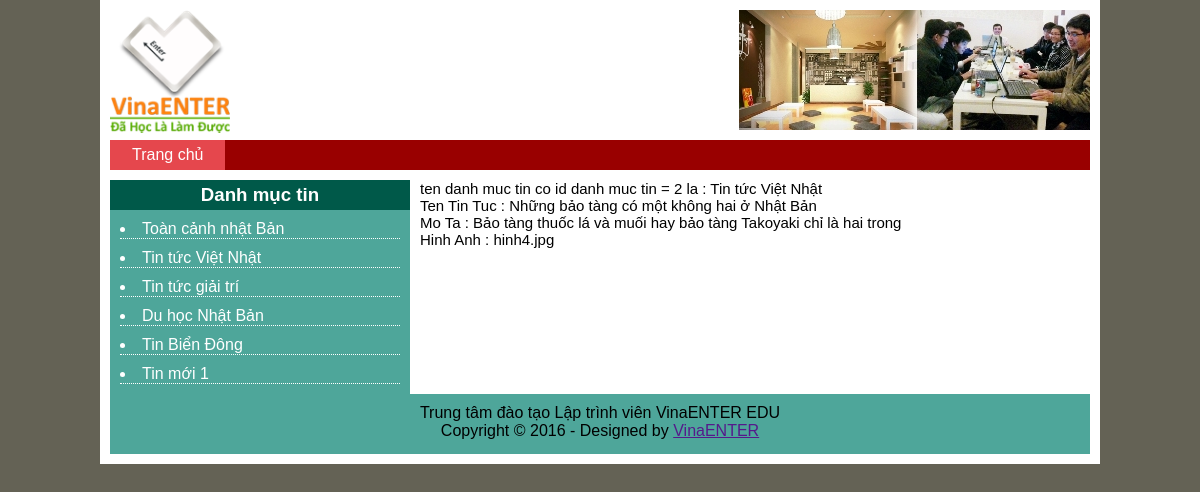
Page /test.php on the committed database.
### tables this page shows
CREATE TABLE `danhmuctin` (
  `ID_DanhMucTin` int(255) NOT NULL,
  `TenDanhMucTin` varchar(120) NOT NULL
);

CREATE TABLE `tintuc` (
  `ID_TinTuc` int(255) NOT NULL,
  `TenTinTuc` varchar(120) NOT NULL,
  `MoTa` text NOT NULL,
  `HinhAnh` varchar(120) NOT NULL,
  `ChiTiet` text,
  `NgayDang` timestamp NULL DEFAULT NULL,
  `ID_DanhMucTin` int(255) NOT NULL
);

### test.php (the view, shortened to what this page needs)
<?php include 'inc/header.php';?>
			<div class="content-left fl">
				<?php include 'inc/left_bar.php';?>
			</div>
			<div class="content-right fr">
				<?php
					$mysqli = new mysqli("127.0.0.1","root","","tintuc");
					$mysqli -> set_charset("utf8");
					$query = "SELECT * FROM danhmuctin WHERE ID_DanhMucTin = 2";
					$result = $mysqli->query($query);
					$arDanhMucTin = mysqli_fetch_assoc($result);
					$tenDanhMucTin2 = $arDanhMucTin['TenDanhMucTin'];
					echo 'ten danh muc tin co id danh muc tin = 2 la : '.$tenDanhMucTin2.'<br />';
					$query2 = "SELECT TenTinTuc,MoTa,HinhAnh FROM tintuc WHERE ID_TinTuc = 4";
					$result2 = $mysqli->query($query2);
					$arTinTuc = mysqli_fetch_assoc($result2);
					echo 'Ten Tin Tuc : '.$arTinTuc['TenTinTuc'].'<br />';
					echo 'Mo Ta : '.$arTinTuc['MoTa'].'<br />';
					echo 'Hinh Anh : '.$arTinTuc['HinhAnh'].'<br />';
				?>
			</div>
<?php include 'inc/footer.php';?>

### inc/left_bar.php
<?php
	$query = "SELECT * FROM danhmuctin";
	$result = $mysqli->query($query);
?>
<h3>Danh mục tin</h3>
<ul>
	<?php
		while ($arDanhMucTin = mysqli_fetch_assoc($result)) {
			$idDanhMucTin = $arDanhMucTin['ID_DanhMucTin'];
			$tenDanhMucTin = $arDanhMucTin['TenDanhMucTin'];
	?>
			<li><a href="cat.php?cid=<?php echo $idDanhMucTin; ?>" title=""><?php echo $tenDanhMucTin; ?></a></li>
	<?php
		}
	?>
</ul>

### style.css (style rules this page uses)
* { margin: 0; padding: 0; }
.fl { float: left; }
.fr { float: right; }
body { background: none repeat scroll 0 0 #646255; font-family: arial; }
ul { list-style: none outside none; }
#content .content-left { background: none repeat scroll 0 0 #4EA69A; width: 300px; }
#content h3 { background: none repeat scroll 0 0 #005949; color: #FFFFFF; height: 30px; line-height: 30px; text-align: center; }
#content .content-left ul { margin: 10px; }
#content .content-left ul li { border-bottom: 1px dotted #FFFFFF; color: #FFFFFF; list-style: disc inside none; margin: 10px 0; }
#content .content-left ul li a { color: #FFFFFF; font-size: 16px; text-decoration: none; }
#content .content-right { font-size: 15px; margin-bottom: 20px; text-align: justify; width: 670px; }

### rows in the picture
danhmuctin: TenDanhMucTin "Toàn cảnh nhật Bản"
danhmuctin: TenDanhMucTin "Tin tức Việt Nhật"
danhmuctin: TenDanhMucTin "Tin tức giải trí"
danhmuctin: TenDanhMucTin "Du học Nhật Bản"
danhmuctin: TenDanhMucTin "Tin Biển Đông"
danhmuctin: TenDanhMucTin "Tin mới 1"
tintuc: TenTinTuc "Những bảo tàng có một không hai ở Nhật Bản", MoTa "Bảo tàng thuốc lá và muối hay bảo tàng Takoyaki chỉ là hai trong", HinhAnh "hinh4.jpg"
